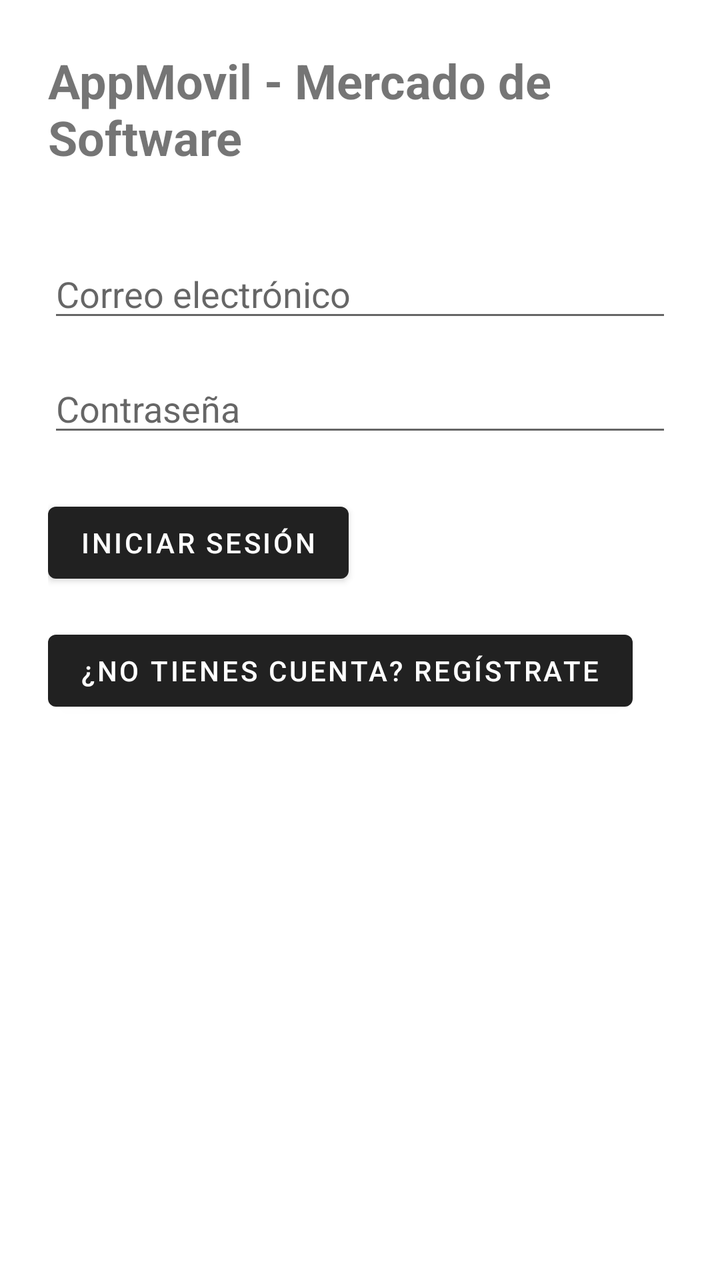
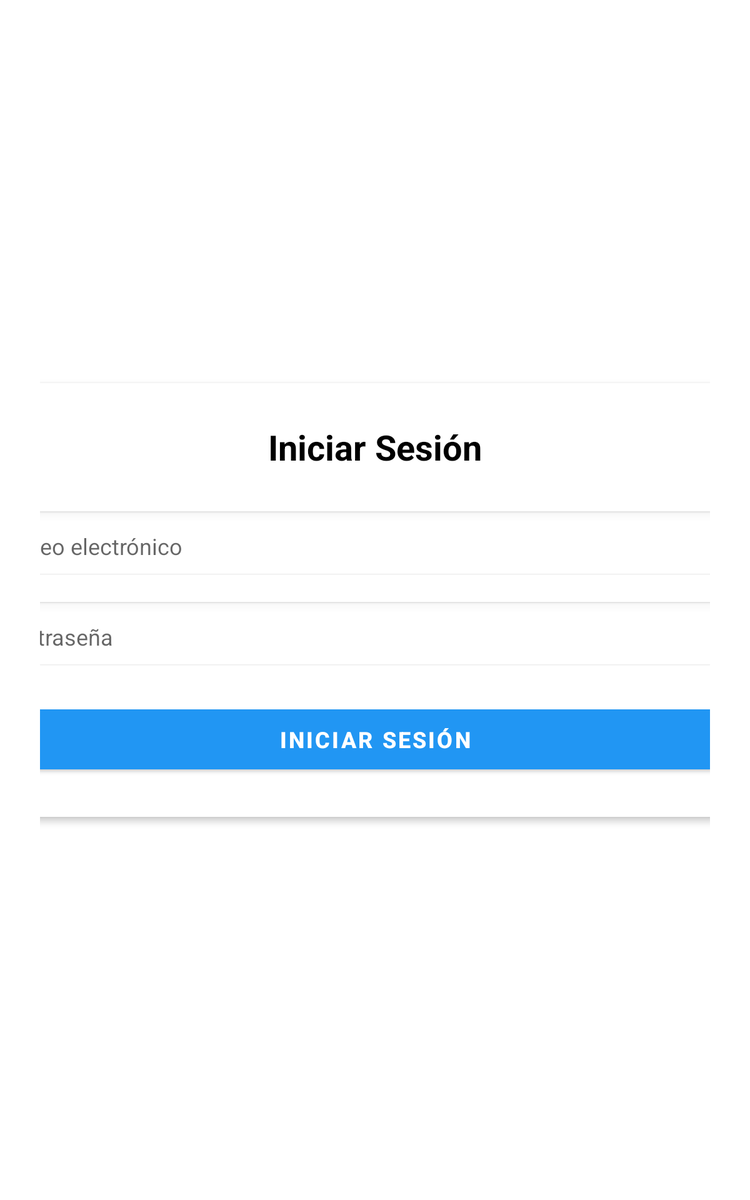

Compare how this app lays out the same screen by default and in its alternative resource folder. The renders come first, then the two layout files and the values they reference.
<!-- AndroidManifest.xml: application theme Theme.AppMovil -->
<!-- res/layout/fragment_login.xml -->
<?xml version="1.0" encoding="utf-8"?>

<LinearLayout xmlns:android="http://schemas.android.com/apk/res/android"
    android:padding="24dp"
    android:orientation="vertical"
    android:layout_width="match_parent"
    android:layout_height="match_parent">

    <TextView
    android:text="AppMovil - Mercado de Software"
    android:textSize="24sp"
    android:textStyle="bold"
    android:layout_marginBottom="40dp"
    android:layout_width="wrap_content"
    android:layout_height="wrap_content"/>

    <EditText
        android:id="@+id/etEmail"
        android:hint="Correo electrónico"
        android:inputType="textEmailAddress"
        android:layout_width="match_parent"
        android:layout_height="wrap_content"/>

    <EditText
        android:id="@+id/etPassword"
        android:hint="Contraseña"
        android:inputType="textPassword"
        android:layout_width="match_parent"
        android:layout_height="wrap_content"
        android:layout_marginTop="16dp"/>

    <Button
        android:id="@+id/btnLogin"
        android:text="Iniciar Sesión"
        android:layout_width="wrap_content"
        android:layout_height="wrap_content"
        android:layout_marginTop="24dp"/>

    <Button
        android:id="@+id/btnGoToRegister"
        android:text="¿No tienes cuenta? Regístrate"
        android:layout_width="wrap_content"
        android:layout_height="wrap_content"
        android:layout_marginTop="16dp"/>
</LinearLayout>
<!-- resources referenced by this layout -->
<resources>
  <style name="Theme.AppMovil" parent="Theme.MaterialComponents.DayNight.DarkActionBar" />
</resources>
<!-- res/layout-sw600dp/fragment_login.xml (the repository's variant of the layout above) -->
<!-- drawn on a 7-inch tablet held upright -->
<?xml version="1.0" encoding="utf-8"?>
<ScrollView xmlns:android="http://schemas.android.com/apk/res/android"
    android:layout_width="match_parent"
    android:layout_height="match_parent"
    android:padding="32dp">

    <LinearLayout
        android:orientation="vertical"
        android:layout_width="700dp"
        android:layout_gravity="center"
        android:layout_height="wrap_content"
        android:background="@android:color/white"
        android:elevation="4dp"
        android:padding="32dp">

        <TextView
            android:layout_width="wrap_content"
            android:layout_height="wrap_content"
            android:text="Iniciar Sesión"
            android:textSize="28sp"
            android:textStyle="bold"
            android:textColor="#000000"
            android:layout_gravity="center_horizontal"
            android:layout_marginBottom="32dp" />

        <EditText
            android:id="@+id/etEmail"
            android:layout_width="match_parent"
            android:layout_height="wrap_content"
            android:hint="Correo electrónico"
            android:inputType="textEmailAddress"
            android:padding="16dp"
            android:textSize="18sp"
            android:background="@android:drawable/edit_text"
            android:layout_marginBottom="16dp" />

        <EditText
            android:id="@+id/etPassword"
            android:layout_width="match_parent"
            android:layout_height="wrap_content"
            android:hint="Contraseña"
            android:inputType="textPassword"
            android:padding="16dp"
            android:textSize="18sp"
            android:background="@android:drawable/edit_text"
            android:layout_marginBottom="24dp" />

        <Button
            android:id="@+id/btnLogin"
            android:layout_width="match_parent"
            android:layout_height="60dp"
            android:text="Iniciar Sesión"
            android:textSize="18sp"
            android:textStyle="bold"
            android:textColor="@android:color/white"
            android:backgroundTint="#2196F3"
            android:elevation="6dp" />

    </LinearLayout>
</ScrollView>
